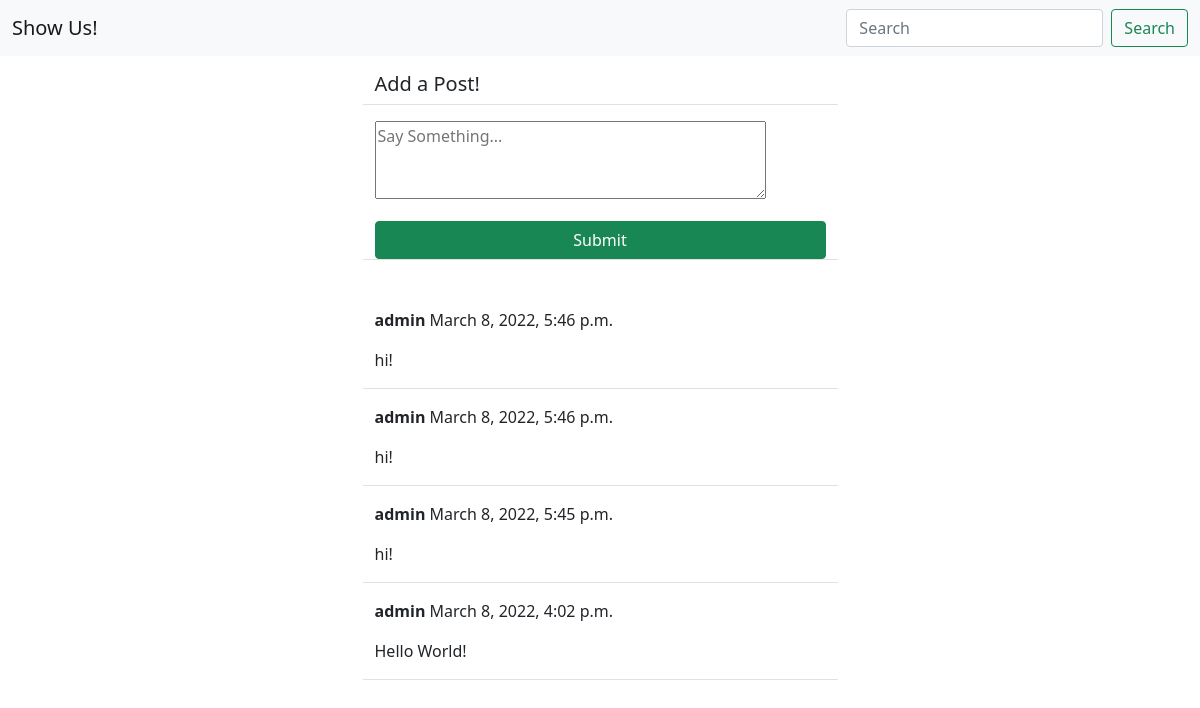
/show/, run on an earlier commit of the app's database.
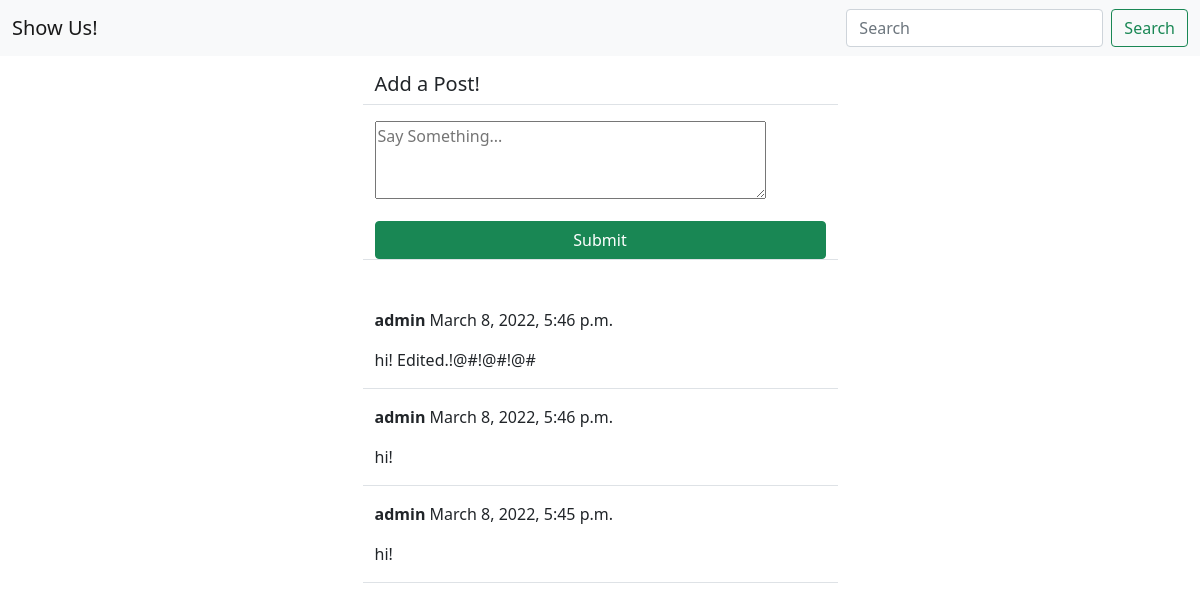
And on a later commit of the database.
### show/models.py (models this page shows)
class Post(models.Model):
    body = models.TextField()
    created_on = models.DateTimeField(default=timezone.now)
    author = models.ForeignKey(User, on_delete=models.CASCADE)

### show/views.py (the view, shortened to what this page needs)
# urls.py: path('', PostListView.as_view(), name='post-list'),
class PostListView(View):
    def get(self, request, *args, **kwargs):
        posts = Post.objects.all().order_by('-created_on')
        form = PostForm()
        context = {
            'post_list': posts,
            'form': form,
        }
        return render(request, 'show/post_list.html', context)

### show/forms.py
class PostForm(forms.ModelForm):
    body = forms.CharField(
        label='',
        widget=forms.Textarea(attrs={
            'rows': '3',
            'placeholder': 'Say Something...'
        })
    )
    class Meta:
        model = Post
        fields = ['body']

### show/templates/show/post_list.html (shortened to what this page needs)
{% extends 'landing/base.html' %}
{% block content %}
<div class="container">
    <div class="row justify-content-center mt-3">
        <div class="col-md-5 col-sm-12 border-bottom">
            <h5>Add a Post!</h5>
        </div>
    </div>
    <div class="row justify-content-center mt-3 mb-5">
        <div class="col-md-5 col-sm-12 border-bottom">
            <form method="POST">
                {{ form }}
                <div class="d-grid gap-2">
                    <button class="btn btn-success mt-3">Submit</button>
                </div>
            </form>
        </div>
    </div>
    {% for post in post_list %}
    <div class="row justify-content-center mt-3">
        <div class="col-md-5 col-sm-12 border-bottom position-relative">
            <p><strong>{{ post.author }}</strong> {{ post.created_on }}</p>
            <p>{{ post.body }}</p>
        </div>
    </div>
    {% endfor %}
</div>
{% endblock content %}

What changed in the data, as far as the page shows it:
removed Post: author "admin", created_on "March 8, 2022, 4:02 p.m.", body "Hello World!"
changed Post: body "hi!" → "hi! Edited.!@#!@#!@#"
